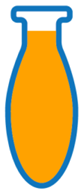
#> input picture Nomer-1/Image/image1.png, 83 x 192 px, found by its file name; its folder holds only this picture in this run
$ python program.py
#> lines starting #> are read from the running program, lines starting #| are printed output that depends on the picture; after the words box and inside, x2 and y2 are one past the last pixel; in counts of white or black regions, pixels touching at a corner belong together
import cv2
import numpy as np
import os
import shutil

# Konfigurasi folder
base_folder = "Nomer-1"
input_folder = os.path.join(base_folder, "Image")
output_folder = os.path.join(base_folder, "Output")

# Membersihkan atau membuat folder output
if os.path.exists(output_folder):
    shutil.rmtree(output_folder)
os.makedirs(output_folder, exist_ok=True)

# Menampilkan daftar gambar yang tersedia
print("Available images:")
for filename in os.listdir(input_folder):
    print(f"- {filename}")

# Meminta input file dari pengguna
input_file = input("Enter the name of the image file (e.g., 'image1.png'): ").strip()
#> the answer given: Image/image1.png
input_path = os.path.join(input_folder, input_file)

# Validasi input file
if not os.path.exists(input_path):
    raise FileNotFoundError(f"Image '{input_file}' does not exist in folder '{input_folder}'.")

def hitung_prosentase_isi_bejana(image_path, output_folder):
    # Membaca gambar
#> called with image_path = 'Nomer-1/Image/Image/image1.png', output_folder = 'Nomer-1/Output'
    image = cv2.imread(image_path)
#> image is the input picture: shape (192, 83, 3); mean B, G, R 130.2, 191.2, 216.4
    gray = cv2.cvtColor(image, cv2.COLOR_BGR2GRAY)
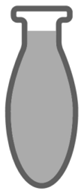
#> gray: shape (192, 83); min 86, max 255, mean 191.7

    # Mengaburkan gambar untuk mengurangi noise
    blurred = cv2.GaussianBlur(gray, (5, 5), 0)
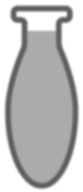
#> blurred: shape (192, 83); min 94, max 255, mean 191.7

    # Deteksi tepian menggunakan Canny
    edges = cv2.Canny(blurred, 50, 150)
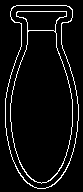
#> edges: shape (192, 83); 6.1% white in thin lines or dots, all inside (x1, y1, x2, y2) = (5, 5, 79, 189)

    # Temukan kontur pada citra
    contours, _ = cv2.findContours(edges, cv2.RETR_EXTERNAL, cv2.CHAIN_APPROX_SIMPLE)
#> contours = 1 contour; box (x1, y1, x2, y2) and area: (5, 5, 79, 189) 10424

    if not contours:
        print("Bejana tidak ditemukan.")
        return

    # Pilih kontur terbesar (diasumsikan sebagai bejana)
    bejana_contour = max(contours, key=cv2.contourArea)
#> bejana_contour = contour of 168 points, box (x1, y1, x2, y2) (5, 5, 79, 189), area 10424

    # Gambarkan kontur bejana pada gambar asli
    image_with_contour = image.copy()
    cv2.drawContours(image_with_contour, [bejana_contour], -1, (0, 255, 0), 2)
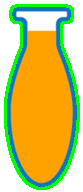
#> image_with_contour: shape (192, 83, 3); 9.8% of pixels changed, all inside (x1, y1, x2, y2) = (4, 4, 80, 190)

    # Hitung area bejana
    luas_bejana = cv2.contourArea(bejana_contour)
#> luas_bejana = 10424.5

    # Dapatkan bounding box untuk menentukan isi bejana
    x, y, w, h = cv2.boundingRect(bejana_contour)
#> x = 5; y = 5; w = 74; h = 184

    # Asumsikan isi bejana >50% dari tinggi
    batas_isi_y = y + int(h / 2)
#> batas_isi_y = 97

    # Buat mask untuk menghitung area isi bejana
    mask = np.zeros_like(gray)
    cv2.drawContours(mask, [bejana_contour], -1, 255, -1)
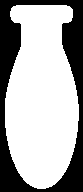
#> mask: shape (192, 83); 66.8% white; 1 black region, box (x1, y1, x2, y2) and area: (0, 0, 83, 192) 5286
    mask[batas_isi_y:, :] = 0
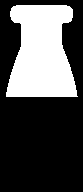
#> mask: shape (192, 83); 31.6% white; 1 white region, box (x1, y1, x2, y2) and area: (6, 5, 78, 97) 5042

    # Hitung area isi bejana
    luas_isi_bejana = cv2.countNonZero(mask)
#> luas_isi_bejana = 5042

    # Hitung prosentase isi bejana
    luas_bejana = luas_bejana - luas_isi_bejana
#> luas_bejana = 5382.5
    prosentase_isi = (luas_isi_bejana / luas_bejana) * 100
#> prosentase_isi = 93.67

    # Buat gambar hasil mask isi bejana
    mask_colored = np.zeros_like(image)
    mask_colored[mask > 0] = [0, 0, 255]
    hasil_image = cv2.addWeighted(image, 1, mask_colored, 0.3, 0)
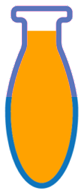
#> hasil_image: shape (192, 83, 3); mean B, G, R 130.2, 191.2, 224.4

    # Menyimpan hasil gambar ke folder output
    cv2.imwrite(os.path.join(output_folder, f"{input_file}_original.png"), image)
    cv2.imwrite(os.path.join(output_folder, f"{input_file}_gray.png"), gray)
    cv2.imwrite(os.path.join(output_folder, f"{input_file}_edges.png"), edges)
    cv2.imwrite(os.path.join(output_folder, f"{input_file}_contour.png"), image_with_contour)
    cv2.imwrite(os.path.join(output_folder, f"{input_file}_filled.png"), hasil_image)

    # Menyimpan hasil teks
    result_file = os.path.join(output_folder, f"{input_file}_result.txt")
    with open(result_file, 'w') as f:
        f.write(f"Luas isi bejana: {luas_isi_bejana:.1f}\n")
        f.write(f"Luas total bejana: {luas_bejana:.1f}\n")
        f.write(f"Prosentase isi: {prosentase_isi:.2f}%\n")

    print("Processing complete. Results saved in output folder.")

# Memproses gambar
hitung_prosentase_isi_bejana(input_path, output_folder)

$ run again, on Nomer-1/Image/image2.png
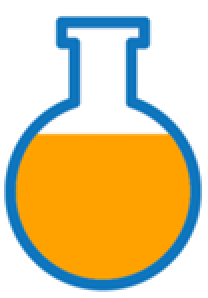
#> input picture Nomer-1/Image/image2.png, 104 x 149 px, found by its file name (shown 2 times larger)
#> in hitung_prosentase_isi_bejana, image is the input picture: shape (149, 104, 3); mean B, G, R 157.9, 203.1, 220.3
#> in hitung_prosentase_isi_bejana, `edges = cv2.Canny(blurred, 50, 150)`:
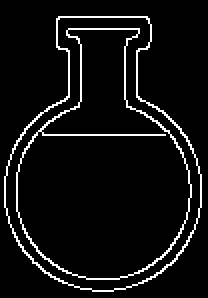
#> edges: shape (149, 104) (shown 2 times larger); 6.1% white in thin lines or dots, all inside (x1, y1, x2, y2) = (2, 8, 101, 146)
#> contours = 1 contour; box (x1, y1, x2, y2) and area: (2, 8, 101, 146) 9223
#> bejana_contour = contour of 147 points, box (x1, y1, x2, y2) (2, 8, 101, 146), area 9223
#> image_with_contour: shape (149, 104, 3); 8.82% of pixels changed, all inside (x1, y1, x2, y2) = (1, 7, 102, 147)
#> in hitung_prosentase_isi_bejana, `luas_bejana = cv2.contourArea(bejana_contour)`: luas_bejana = 9223
#> x = 2; y = 8; w = 99; h = 138
#> batas_isi_y = 77
#> luas_isi_bejana = 3676
#> in hitung_prosentase_isi_bejana, `luas_bejana = luas_bejana - luas_isi_bejana`: luas_bejana = 5547
#> prosentase_isi = 66.27
#> in hitung_prosentase_isi_bejana, `hasil_image = cv2.addWeighted(image, 1, mask_colored, 0.3, 0)`:
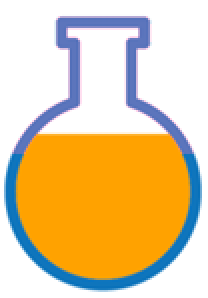
#> hasil_image: shape (149, 104, 3) (shown 2 times larger); mean B, G, R 157.9, 203.1, 227.1
